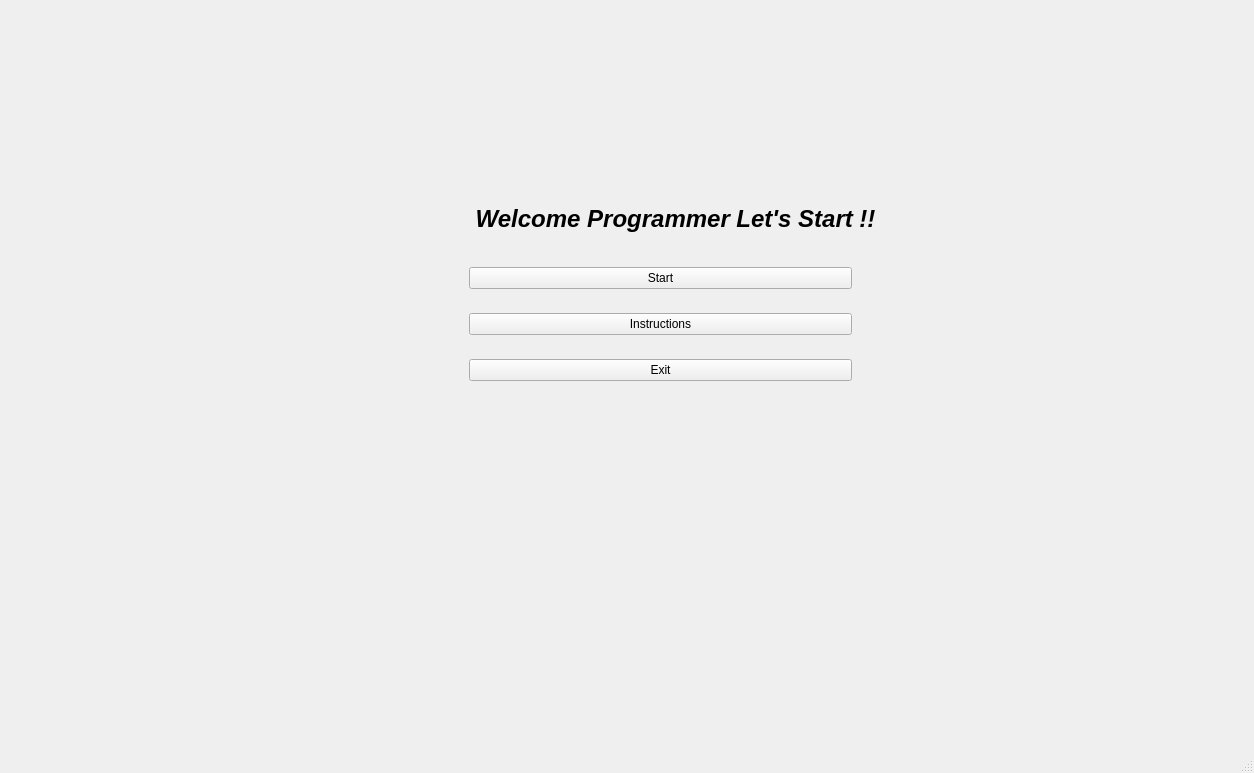
<?xml version="1.0" encoding="UTF-8"?>
<ui version="4.0">
 <class>MainWindow</class>
 <widget class="QMainWindow" name="MainWindow">
  <property name="geometry">
   <rect>
    <x>0</x>
    <y>0</y>
    <width>1254</width>
    <height>773</height>
   </rect>
  </property>
  <property name="windowTitle">
   <string>MainWindow</string>
  </property>
  <widget class="QWidget" name="centralwidget">
   <layout class="QVBoxLayout" name="verticalLayout_2">
    <item>
     <widget class="QStackedWidget" name="stackedWidget">
      <property name="currentIndex">
       <number>0</number>
      </property>
      <widget class="QWidget" name="homPage">
       <widget class="QWidget" name="layoutWidget">
        <property name="geometry">
         <rect>
          <x>460</x>
          <y>240</y>
          <width>383</width>
          <height>150</height>
         </rect>
        </property>
        <layout class="QVBoxLayout" name="verticalLayout">
         <item>
          <widget class="QPushButton" name="startButton">
           <property name="acceptDrops">
            <bool>true</bool>
           </property>
           <property name="text">
            <string>Start</string>
           </property>
          </widget>
         </item>
         <item>
          <widget class="QPushButton" name="instructionsButton">
           <property name="text">
            <string>Instructions</string>
           </property>
          </widget>
         </item>
         <item>
          <widget class="QPushButton" name="exitButton">
           <property name="text">
            <string>Exit</string>
           </property>
          </widget>
         </item>
        </layout>
       </widget>
       <widget class="QLabel" name="label">
        <property name="geometry">
         <rect>
          <x>460</x>
          <y>190</y>
          <width>511</width>
          <height>40</height>
         </rect>
        </property>
        <property name="font">
         <font>
          <pointsize>18</pointsize>
          <italic>true</italic>
          <bold>true</bold>
         </font>
        </property>
        <property name="text">
         <string> Welcome Programmer Let's Start !!</string>
        </property>
       </widget>
      </widget>
      <widget class="QWidget" name="instructionsPage">
       <widget class="QTextBrowser" name="instructionsBrowser">
        <property name="geometry">
         <rect>
          <x>20</x>
          <y>-40</y>
          <width>1181</width>
          <height>621</height>
         </rect>
        </property>
        <property name="html">
         <string>&lt;!DOCTYPE HTML PUBLIC &quot;-//W3C//DTD HTML 4.0//EN&quot; &quot;http://www.w3.org/TR/REC-html40/strict.dtd&quot;&gt;
&lt;html&gt;&lt;head&gt;&lt;meta name=&quot;qrichtext&quot; content=&quot;1&quot; /&gt;&lt;meta charset=&quot;utf-8&quot; /&gt;&lt;style type=&quot;text/css&quot;&gt;
p, li { white-space: pre-wrap; }
hr { height: 1px; border-width: 0; }
li.unchecked::marker { content: &quot;\2610&quot;; }
li.checked::marker { content: &quot;\2612&quot;; }
&lt;/style&gt;&lt;/head&gt;&lt;body style=&quot; font-family:'Segoe UI'; font-size:9pt; font-weight:400; font-style:normal;&quot;&gt;
&lt;p align=&quot;center&quot; style=&quot;-qt-paragraph-type:empty; margin-top:0px; margin-bottom:0px; margin-left:0px; margin-right:0px; -qt-block-indent:0; text-indent:0px; font-family:'.AppleSystemUIFont'; font-size:13pt;&quot;&gt;&lt;br /&gt;&lt;/p&gt;&lt;/body&gt;&lt;/html&gt;</string>
        </property>
       </widget>
       <widget class="QPushButton" name="backButton">
        <property name="geometry">
         <rect>
          <x>360</x>
          <y>650</y>
          <width>591</width>
          <height>32</height>
         </rect>
        </property>
        <property name="text">
         <string>Back</string>
        </property>
       </widget>
      </widget>
      <widget class="QWidget" name="QuizPage"/>
     </widget>
    </item>
   </layout>
  </widget>
  <widget class="QMenuBar" name="menubar">
   <property name="geometry">
    <rect>
     <x>0</x>
     <y>0</y>
     <width>1254</width>
     <height>25</height>
    </rect>
   </property>
  </widget>
  <widget class="QStatusBar" name="statusbar"/>
 </widget>
 <resources/>
 <connections/>
</ui>
